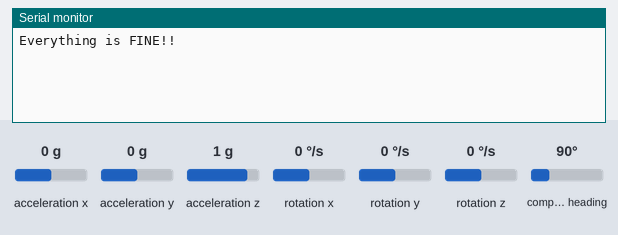
A sketch run on a simulated Arduino Nano 33 BLE. Shown: the last lines printed to the serial monitor. The test bench sets the inputs (shaded band); at power-on: acceleration z 1 g, acceleration x 0 g, acceleration y 0 g, rotation x 0 °/s, rotation y 0 °/s, rotation z 0 °/s, compass heading 90°. Storage starts empty.

Above: at 1.2 s.
1.3 s: acceleration z set to -1.4 g
At 1.57 s:
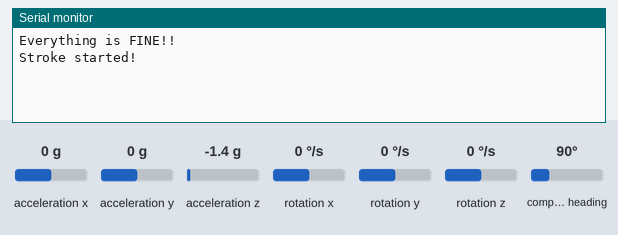
At 2.2 s:
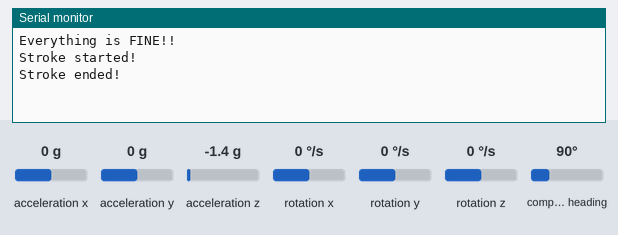

Measured:
- after the input at 1.3 s, the serial monitor: prints a new line at once (image 1)

The sketch:

strokeSDCard.ino
```cpp
#include <SPI.h>
#include <SD.h>
#include <Arduino_LSM9DS1.h>

const int chipSelect = 10; // SD card chip select pin
const float t = 0.5;
float gravity[3] = {0, 0, 0};
float linear_acceleration[3] = {0, 0, 0};
File dataFile;

// Stroke detection variables
float threshold = 1.5;  // Threshold for detecting a stroke (adjust as needed)
unsigned long lastStrokeTime = 0;  // Time of the last stroke detection
unsigned long strokeDelay = 500;  // Minimum time between strokes in milliseconds
bool strokeInProgress = false;  // Flag to track if a stroke is in progress

void setup() {
  Serial.begin(1000000);

  if (!SD.begin(chipSelect)) {
    Serial.println("The initialization of the SD card failed!");
    return;
  }

  if (!IMU.begin()) {
    Serial.println("The initialization of the IMU sensor failed!");
    return;
  }
  Serial.println("Everything is FINE!!");
}

void loop() {
  float accX, accY, accZ;
  float magX, magY, magZ;
  float gyroX, gyroY, gyroZ;

  if (IMU.accelerationAvailable() && IMU.magneticFieldAvailable() && IMU.gyroscopeAvailable()) {
    IMU.readAcceleration(accX, accY, accZ);
    IMU.readMagneticField(magX, magY, magZ);
    IMU.readGyroscope(gyroX, gyroY, gyroZ);

    // Compute sample rate and delta time
    float sampleRate = IMU.accelerationSampleRate();
    if (sampleRate <= 0) return;  // Prevent division by zero
    float dT = 1.0 / sampleRate;
    float alpha = t / (t + dT);

    // Low-pass filter to separate gravity from linear acceleration
    gravity[0] = alpha * gravity[0] + (1 - alpha) * accX;
    gravity[1] = alpha * gravity[1] + (1 - alpha) * accY;
    gravity[2] = alpha * gravity[2] + (1 - alpha) * accZ;

    linear_acceleration[0] = accX - gravity[0];
    linear_acceleration[1] = accY - gravity[1];
    linear_acceleration[2] = accZ - gravity[2];

    // Calculate the magnitude of the linear acceleration
    float magnitude = sqrt(linear_acceleration[0] * linear_acceleration[0] +
                           linear_acceleration[1] * linear_acceleration[1] +
                           linear_acceleration[2] * linear_acceleration[2]);

    // Stroke detection logic
    if (magnitude > threshold && !strokeInProgress && (millis() - lastStrokeTime > strokeDelay)) {
      // Stroke start detected
      strokeInProgress = true;
      lastStrokeTime = millis();  // Update the time of the last detected stroke
      unsigned long strokeStartTime = millis();  // Capture stroke start time
      Serial.println("Stroke started!");

      // Log stroke start to SD card
      dataFile = SD.open("testing.txt", FILE_WRITE);
      if (dataFile) {
        dataFile.print("Stroke started at: ");
        dataFile.print(strokeStartTime);
        dataFile.println(" ms");
        dataFile.close();
      } else {
        Serial.println("Failed to open file for writing stroke start");
      }
    }

    // Detect stroke end when magnitude goes below threshold and the stroke was in progress
    if (magnitude < threshold && strokeInProgress) {
      strokeInProgress = false;
      unsigned long strokeEndTime = millis();  // Capture stroke end time
      Serial.println("Stroke ended!");

      // Log stroke end to SD card
      dataFile = SD.open("testing.txt", FILE_WRITE);
      if (dataFile) {
        dataFile.print("Stroke ended at: ");
        dataFile.print(strokeEndTime);
        dataFile.println(" ms");
        dataFile.close();
      } else {
        Serial.println("Failed to open file for writing stroke end");
      }
    }

    // Log the sensor data to SD card (regardless of stroke)
    dataFile = SD.open("testing.txt", FILE_WRITE);
    if (dataFile) {
      dataFile.print(linear_acceleration[0]);
      dataFile.print(",");
      dataFile.print(linear_acceleration[1]);
      dataFile.print(",");
      dataFile.print(linear_acceleration[2]);
      dataFile.print(",");
      dataFile.print(magX);
      dataFile.print(",");
      dataFile.print(magY);
      dataFile.print(",");
      dataFile.print(magZ);
      dataFile.print(",");
      dataFile.print(gyroX);
      dataFile.print(",");
      dataFile.print(gyroY);
      dataFile.print(",");
      dataFile.println(gyroZ); // Ensure new line at the end
      dataFile.close();
    } else {
      Serial.println("Failed to open file for writing sensor data");
    }
  }

  delay(10);  // Small delay to slow down the loop and prevent overwhelming the system
}
```
